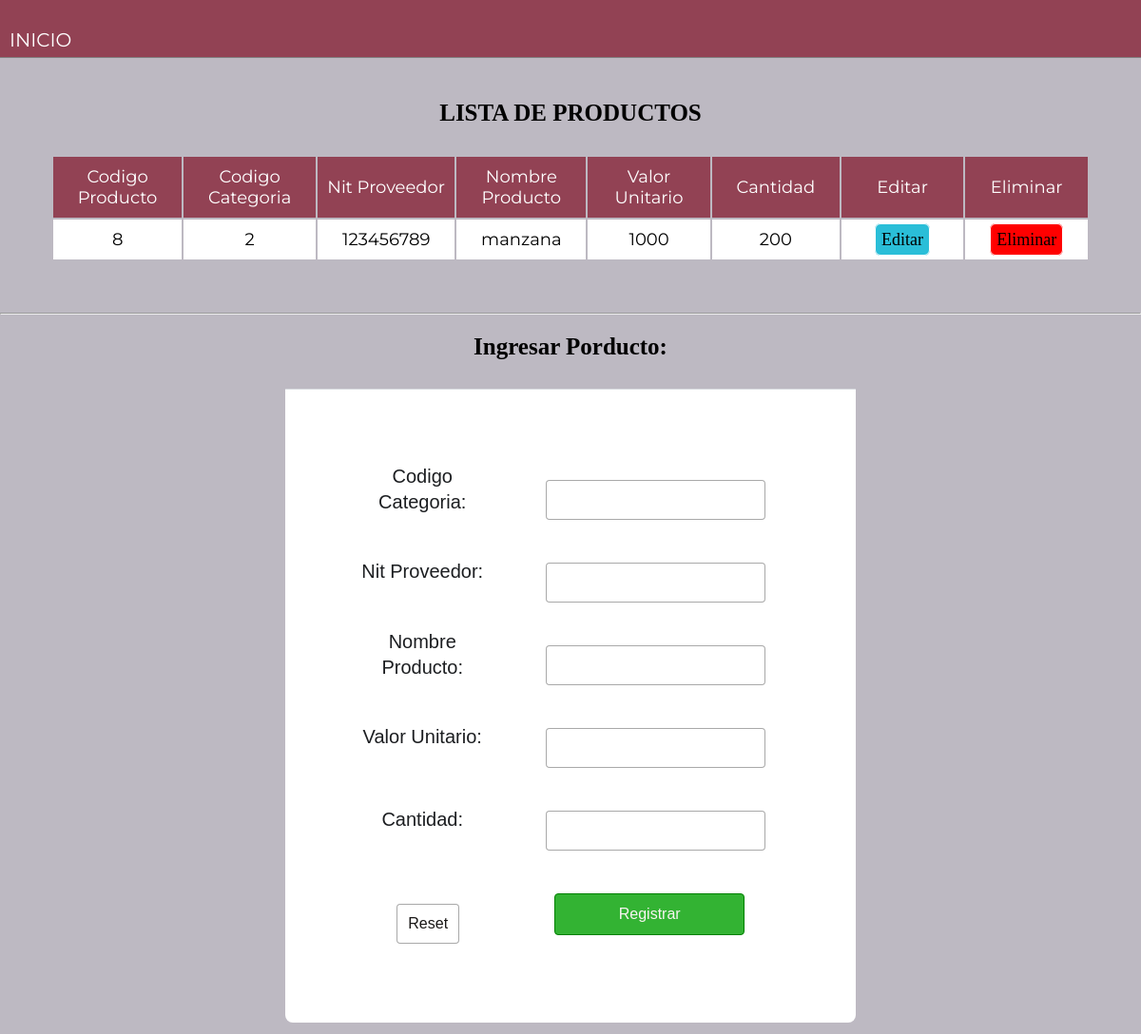
Page /FormularioAdministradorProductos/index.php on the committed database.
### tables this page shows
CREATE TABLE `productos` (
  `CodigoProducto` int(11) NOT NULL,
  `CodigoCategoria` int(11) NOT NULL,
  `NitProveedor` varchar(100) NOT NULL,
  `NombreProducto` varchar(100) NOT NULL,
  `ValorUnitario` decimal(10,0) NOT NULL,
  `Imagen` blob NOT NULL,
  `Cantidad` int(11) NOT NULL
);

### FormularioAdministradorProductos/index.php (the view, shortened to what this page needs)
<?php
		include 'model/conexion.php';
		$sentencia = $bd->query("SELECT * FROM productos;");
		$productos = $sentencia->fetchAll(PDO::FETCH_OBJ);
?>
<!DOCTYPE html>
<html lang="es">
<head>
	<link rel="stylesheet" href="CSS/tabla.css">
</head>
<body>
    <div id="header">
        <a class="return  header" href="">INICIO</a>
    </div>
	<center>
		<div class="div__firmts">
		<h3>LISTA DE PRODUCTOS</h3>
		<table class="table__1">
			<tbody>
			<tr class="td__tittle">
				<td>Codigo Producto</td>
				<td>Codigo Categoria</td>
				<td>Nit Proveedor</td>
				<td>Nombre Producto</td>
				<td>Valor Unitario</td>
				<td>Cantidad</td>
				<td>Editar</td>
				<td>Eliminar</td>
			</tr>
			</tbody>
			<?php
				foreach ($productos as $dato) {
					?>
					<tr class="content">
						<td><?php echo $dato->CodigoProducto; ?></td>
						<td><?php echo $dato->CodigoCategoria; ?></td>
						<td><?php echo $dato->NitProveedor; ?></td>
						<td><?php echo $dato->NombreProducto; ?></td>
						<td><?php echo $dato->ValorUnitario; ?></td>
						<td><?php echo $dato->Cantidad; ?></td>
						<td><a class="editar" href="editar.php?id=<?php echo $dato->CodigoProducto; ?>">Editar</a></td>
						<td><a class="eliminar" href="eliminar.php?id=<?php echo $dato->CodigoProducto; ?>">Eliminar</a></td>
					</tr>
					<?php
				}
			?>
		</table>
		</div>
		<hr>
		<h3>Ingresar Porducto:</h3>
		<form class="form" method="POST" action="insertar.php">
			<table class="form__items">
				<tr>
					<td>Codigo Categoria: </td>
					<td><input type="text" name="txtCategoria"></td>
				</tr>
				<tr>
					<td>Nit Proveedor: </td>
					<td><input type="text" name="txtProveedor"></td>
				</tr>
				<tr>
					<td>Nombre Producto: </td>
					<td><input type="text" name="txtProducto"></td>
				</tr>
				<tr>
					<td>Valor Unitario: </td>
					<td><input type="text" name="txtValor"></td>
				</tr>
				<tr>
					<td>Cantidad: </td>
					<td><input type="text" name="txtCantidad"></td>
				</tr>
				<tr>
					<td><input type="reset" name=""></td>
					<td><input type="submit" value="Registrar"></td>
				</tr>
			</table>
		</form>
	</center>
</body>
</html>

### FormularioAdministradorProductos/CSS/tabla.css (style rules this page uses)
* { padding: 0; margin: 0; box-sizing: border-box; }
html { font-size: 10px; font-family: 'Montserrat', sans-serif; scroll-behavior: smooth; }
a { text-decoration: none; }
body { background:rgb(189, 185, 194); -webkit-background-size: cover; -moz-background-size: cover; -o-background-size: cover; background-size: cover; }
#header { position: relative; z-index: 1; padding-top: 0; max-width: 1500px; margin: 0 auto; padding: 30px 0; border-bottom: gray 1px solid; background-color: rgb(146, 66, 84); }
.return { margin-left: 10px; float: left; color: white; display: flex; justify-content: flex-start; font-size: 20px; }
.div__firmts { position:static; padding: 2%; width: auto; max-width: auto; }
h3 { font-size: 25px; font-family: 'Times New Roman', Times, serif; margin-top: 20px; }
.table__1 { width: auto; max-width: auto; margin: 15px; padding: 15px; }
.td__tittle { font-size: 18px; background-color: rgb(146, 66, 84); color: white; position:relative; }
td { text-align: center; padding: 10px; width: 9%; }
tbody { background: white; }
.content { font-size: 18px; }
.editar { background: rgb(42, 190, 216); border-radius: 6px; color: black; padding: 6px; border:white 1px solid; font-family: 'Times New Roman', Times, serif; }
.eliminar { background: red; border-radius: 6px; color: black; padding: 6px; border:white 1px solid; font-family: 'Times New Roman', Times, serif; }
form { position: relative; width: auto; max-width: auto; padding-top: 30px; }
.form__items { background-color: #fff; border-radius: 0 0 8px 8px; border-top: 1px solid #dadde1; color: #1c1e21; line-height: 1.34; margin: auto; width: 50%; padding: 5%; margin-bottom: 12px; font-size: 20px; text-align: center; font-family: 'Franklin Gothic Medium', 'Arial Narrow', Arial, sans-serif; }
input { margin-left: 12px; justify-content: flex-start; margin-top: 23px; font-style: unset; color: rgb(26, 24, 23); font-size: 16px; width: auto; padding: 11px; border: 1px solid #0a0a0a59; border-radius: 4px; background: #fff; transition: all .2s cubic-bezier(.83,.9,.68,.73); }
input[type="submit"] { position: right; margin-right: 12px; background: rgb(51, 179, 51); font-style: unset; color: rgb(248, 244, 241); font-size: 16px; width: 200px; margin-bottom: 20px; padding: 12px; border: 1px solid green; border-radius: 4px; transition: all .2s cubic-bezier(.83,.9,.68,.73); }

### rows in the picture
productos: CodigoProducto "8", CodigoCategoria "2", NitProveedor "123456789", NombreProducto "manzana", ValorUnitario "1000", Cantidad "200"
